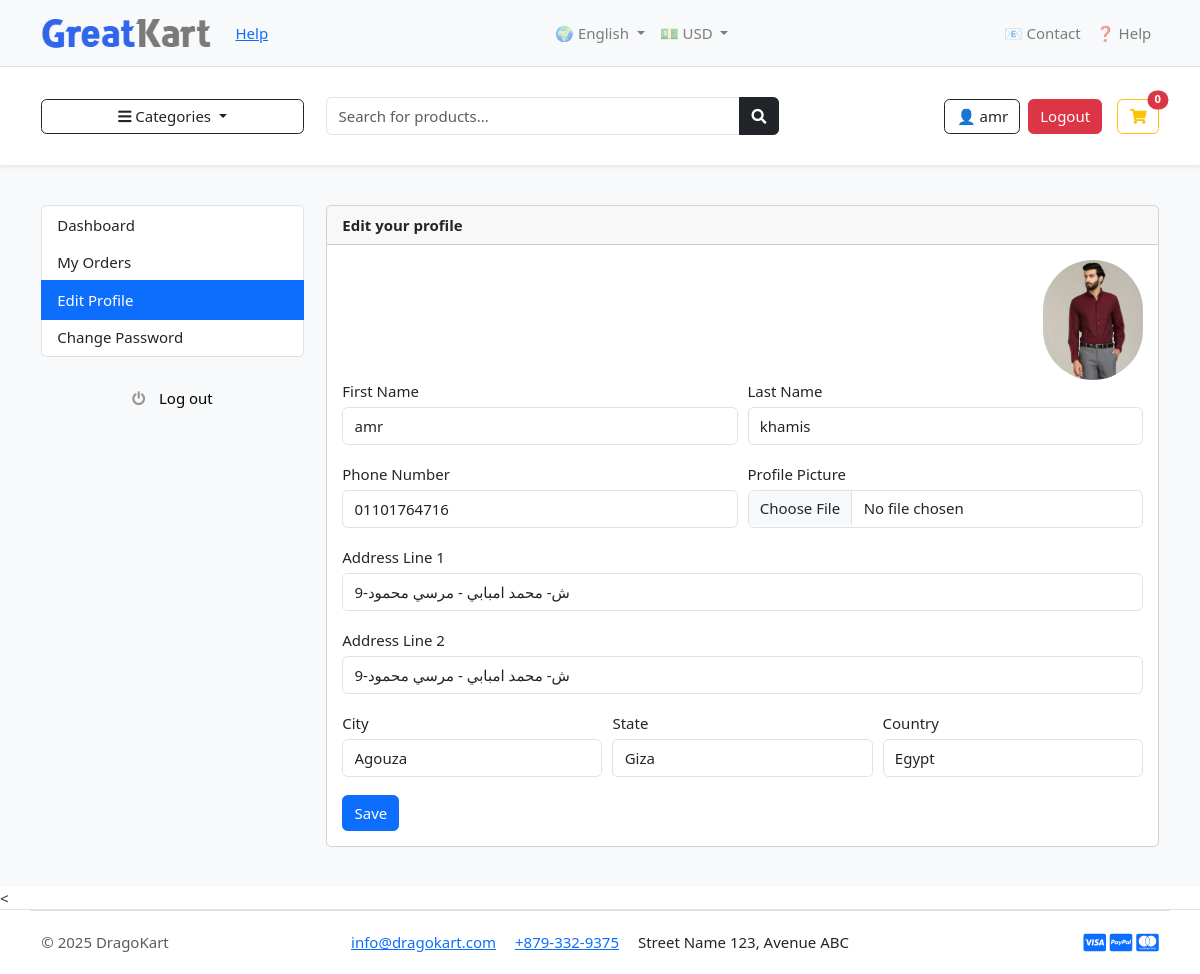
/accounts/edit_profile/ (signed in), run on the app's committed database.
### accounts/models.py (models this page shows, shortened)
class Account(AbstractBaseUser):
    first_name      = models.CharField(max_length=50)
    last_name       = models.CharField(max_length=50)
    username        = models.CharField(max_length=50, unique=True)
    email           = models.EmailField(max_length=100, unique=True)
    phone_number    = models.CharField(max_length=50)
    class Meta:
        verbose_name = "Account"
        verbose_name_plural = "Accounts"
    date_joined     = models.DateTimeField(auto_now_add=True)
    last_login      = models.DateTimeField(auto_now_add=True)
    is_admin        = models.BooleanField(default=False)
    is_staff        = models.BooleanField(default=False)
    is_active        = models.BooleanField(default=False)
    is_superadmin        = models.BooleanField(default=False)
    USERNAME_FIELD = 'email'
    REQUIRED_FIELDS = ['username', 'first_name', 'last_name']
    objects = MyAccountManager()

class UserProfile(models.Model):
    user = models.OneToOneField(Account, on_delete=models.CASCADE, related_name="profile")
    address_line_1 = models.CharField(blank=True, max_length=100)
    address_line_2 = models.CharField(blank=True, max_length=100)
    profile_picture = models.ImageField(blank=True, upload_to='userprofile')
    city = models.CharField(blank=True, max_length=20)
    state = models.CharField(blank=True, max_length=20)
    country = models.CharField(blank=True, max_length=20)

### accounts/views.py (the view)
# urls.py: path('edit_profile/', views.edit_profile, name='edit_profile'),
@login_required(login_url='login')
def edit_profile(request):
    userprofile = get_object_or_404(UserProfile, user=request.user)
    if request.method == 'POST':
        user_form = UserForm(request.POST, instance=request.user)
        profile_form = UserProfileForm(request.POST, request.FILES, instance=userprofile)
        if user_form.is_valid() and profile_form.is_valid():
            user_form.save()
            profile_form.save()
            messages.success(request, 'Your profile has been updated.')
            return redirect('edit_profile')
    else:
        user_form = UserForm(instance=request.user)
        profile_form = UserProfileForm(instance=userprofile)
    context = {
        'user_form': user_form,
        'profile_form': profile_form,
        'userprofile': userprofile,
    }
    return render(request, 'accounts/edit_profile.html', context)

### accounts/forms.py
class UserForm(forms.ModelForm):
    class Meta:
        model = Account
        fields = ('first_name', 'last_name', 'phone_number')
    def __init__(self, *args, **kwargs):
        super(UserForm, self).__init__(*args, **kwargs)
        for field in self.fields:
            self.fields[field].widget.attrs['class'] = 'form-control'

class UserProfileForm(forms.ModelForm):
    profile_picture = forms.ImageField(required=False, error_messages = {'invalid':("Image files only")}, widget=forms.FileInput)
    class Meta:
        model = UserProfile
        fields = ('address_line_1', 'address_line_2', 'city', 'state', 'country', 'profile_picture')
    def __init__(self, *args, **kwargs):
        super(UserProfileForm, self).__init__(*args, **kwargs)
        for field in self.fields:
            self.fields[field].widget.attrs['class'] = 'form-control'

### carts/context_processors.py (called while the page is built)
def counter(request):
    cart_count = 0
    if 'admin' in request.path:
        return {}
    else:
        try:
            cart = Cart.objects.filter(cart_id=_cart_id(request))
            if request.user.is_authenticated:
                cart_items = CartItem.objects.all().filter(user=request.user)
            else:
                cart_items = CartItem.objects.all().filter(cart=cart[:1])
            for cart_item in cart_items:
                cart_count += cart_item.quantity
        except Cart.DoesNotExist:
            cart_count = 0
    return dict(cart_count=cart_count)

### carts/views.py (called while the page is built)
def _cart_id(request):
    cart = request.session.session_key
    if not cart:
        cart = request.session.create()
    return cart

### category/context_processors.py (called while the page is built)
def menu_links(request):
    links = Category.objects.all()
    return dict(links=links)

### category/models.py (called while the page is built)
    def get_url(self):
            return reverse('products_by_category', args=[self.slug])

### templates/accounts/edit_profile.html (shortened to what this page needs)
{% extends 'base.html' %}
{% block content %}
<section class="section-conten padding-y bg">
<div class="container">
	<div class="row">
	{% include 'includes/dashboard_sidebar.html' %}
	<main class="col-md-9">
		<article class="card">
		<header class="card-header">
			<strong class="d-inline-block mr-3">Edit your profile</strong>
		</header>
		<div class="card-body">
			<div class="text-right">
				<img src="{{userprofile.profile_picture.url}}" alt="Profile Picture" width="100" style="border-radius:50px;">
			</div>
			<div class="row">
			<div class="col-md-12">
				<form action="{% url 'edit_profile' %}" method="POST" enctype="multipart/form-data">
					<div class="form-row">
						<div class="form-group col-md-6">
							<label>First Name</label>
							{{user_form.first_name}}
						</div>
						<div class="form-group col-md-6">
							<label>Last Name</label>
							{{user_form.last_name}}
						</div>
					</div>
					<div class="form-row">
						<div class="form-group col-md-6">
							<label>Phone Number</label>
							{{user_form.phone_number}}
						</div>
						<div class="form-group col-md-6">
							<label>Profile Picture</label>
							{{profile_form.profile_picture}}
						</div>
					</div>
					<div class="form-group">
						<label>Address Line 1</label>
						{{profile_form.address_line_1}}
					</div>
					<div class="form-group">
						<label>Address Line 2</label>
						{{profile_form.address_line_2}}
					</div>
					<div class="form-row">
						<div class="form-group col-md-4">
							<label>City</label>
							{{profile_form.city}}
						</div>
						<div class="form-group col-md-4">
							<label>State</label>
							{{profile_form.state}}
						</div>
						<div class="form-group col-md-4">
							<label>Country</label>
							{{profile_form.country}}
						</div>
					</div>
					<input type="submit" value="Save" class="btn btn-primary">
				</form>
			</div>
			</div>
		</div>
		</article>
	</main>
</div>
</div>
</section>
{% endblock %}

### templates/includes/navbar.html (shortened to what this page needs)
{% load static %}
<header class="section-header">
  <nav class="navbar navbar-expand-lg navbar-light bg-light border-bottom">
    <div class="container">
      <a class="navbar-brand" href="{% url 'home' %}">
        <img src="{% static 'images/logo.png' %}" alt="Logo" class="logo" loading="lazy">
      </a>
      <a href="{% url 'help' %}">Help</a>
      <div class="collapse navbar-collapse" id="navbarTop">
        <ul class="navbar-nav me-auto">
          <li class="nav-item dropdown">
            <a class="nav-link dropdown-toggle" href="#" id="languageDropdown" role="button" data-bs-toggle="dropdown" aria-expanded="false">
              🌍 English
            </a>
          </li>
          <li class="nav-item dropdown">
            <a class="nav-link dropdown-toggle" href="#" id="currencyDropdown" role="button" data-bs-toggle="dropdown" aria-expanded="false">
              💵 USD
            </a>
          </li>
        </ul>
        <ul class="navbar-nav">
          <li class="nav-item"><a href="{% url 'contact' %}" class="nav-link">📧 Contact</a></li>
          <li class="nav-item"><a href="{% url 'help' %}" class="nav-link">❓ Help</a></li>
        </ul>
      </div>
    </div>
  </nav>
  <section class="header-main bg-white shadow-sm">
    <div class="container">
      <div class="row align-items-center py-3">
        <div class="col-lg-3 col-md-4">
          <div class="dropdown">
            <button class="btn btn-outline-dark dropdown-toggle w-100" type="button" id="categoryDropdown" data-bs-toggle="dropdown" aria-expanded="false">
              <i class="fas fa-bars"></i> Categories
            </button>
          </div>
        </div>
        <div class="col-lg-5 col-md-6">
          <form action="{% url 'search' %}" method="GET" class="input-group">
            <input type="text" class="form-control" placeholder="Search for products..." name="keyword" autocomplete="off">
            <button class="btn btn-dark" type="submit"><i class="fas fa-search"></i></button>
          </form>
        </div>
        <div class="col-lg-4 col-md-2 d-flex justify-content-end">
          {% if user.id is None %}
            <a href="{% url 'login' %}" class="btn btn-outline-primary me-2">Sign in</a>
            <a href="{% url 'register' %}" class="btn btn-primary">Register</a>
          {% else %}
            <a href="{% url 'dashboard' %}" class="btn btn-outline-dark me-2">👤 {{ user.first_name }}</a>
            <a href="{% url 'logout' %}" class="btn btn-danger">Logout</a>
          {% endif %}
          <a href="{% url 'cart' %}" class="btn btn-outline-warning ms-3 position-relative">
            <i class="fas fa-shopping-cart"></i>
            <span class="position-absolute top-0 start-100 translate-middle badge rounded-pill bg-danger">
              {{ cart_count }}
            </span>
          </a>
        </div>
      </div>
    </div>
  </section>
</header>
<link rel="stylesheet" href="https://cdn.jsdelivr.net/npm/bootstrap@5.3.0/dist/css/bootstrap.min.css">

### static/css/ui.css (style rules this page uses)
html { font-family: "Inter", sans-serif; font-size: 15px; }
.padding-y { padding-top: 40px; padding-bottom: 40px; }
article:after, .form-group:after { display: block; clear: both; content: ""; }
.bg { background-color: #f8f9fa; }
.bg-white { background-color: #fff; }
.header-main { position: relative; padding-top: 1rem; padding-bottom: 1rem; }
.brand-wrap .logo, .navbar-brand .logo { margin-right: 7px; max-height: 42px; display: inline-block; }

### data on the page
Account: first_name "amr", last_name "khamis", phone_number "01101764716"
UserProfile: profile_picture (picture), address_line_1 "9-ش- محمد امبابي - مرسي محمود", address_line_2 "9-ش- محمد امبابي - مرسي محمود", city "Agouza", state "Giza", country "Egypt"

### other printed values
{{ cart_count }} "0"
